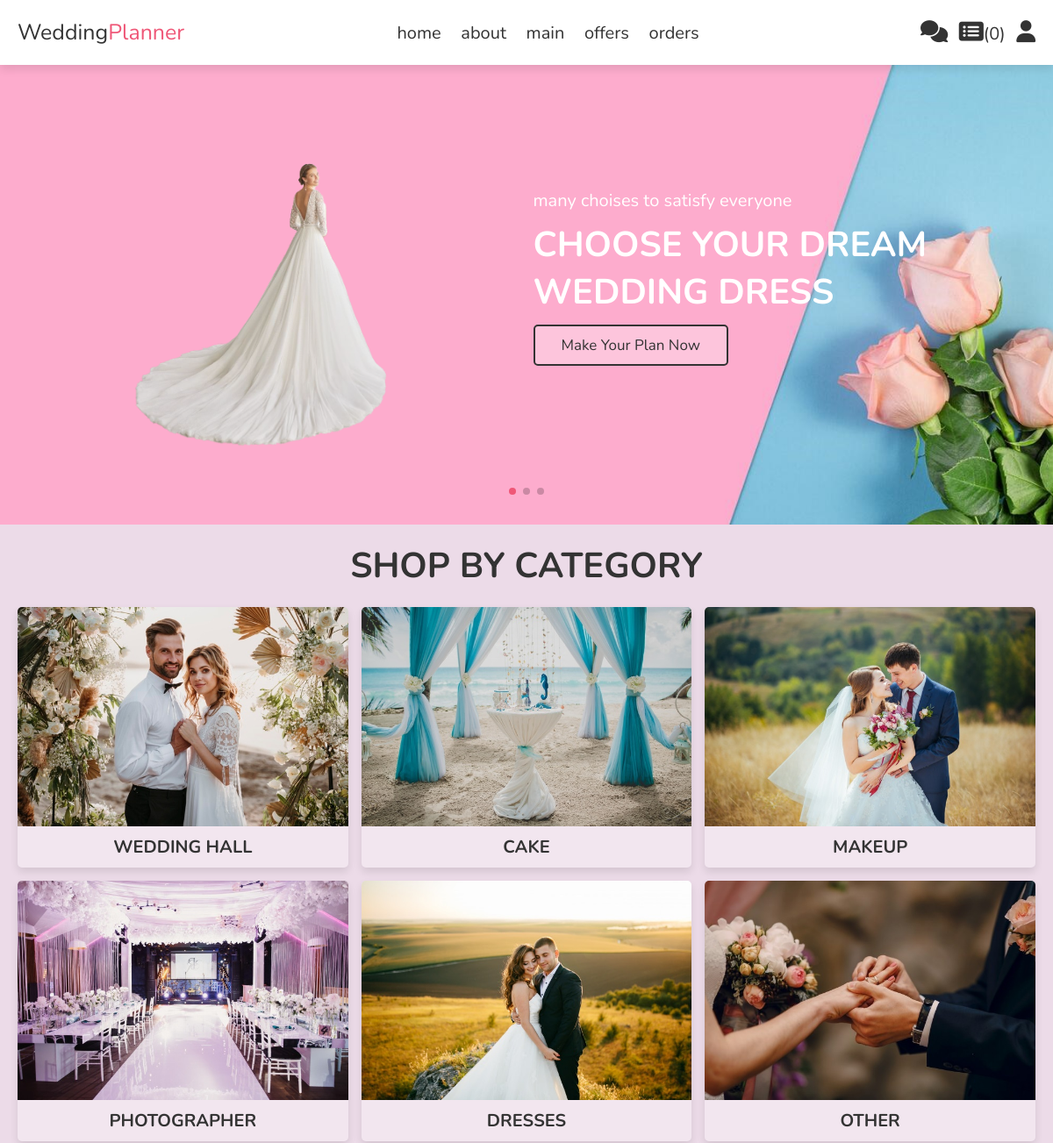
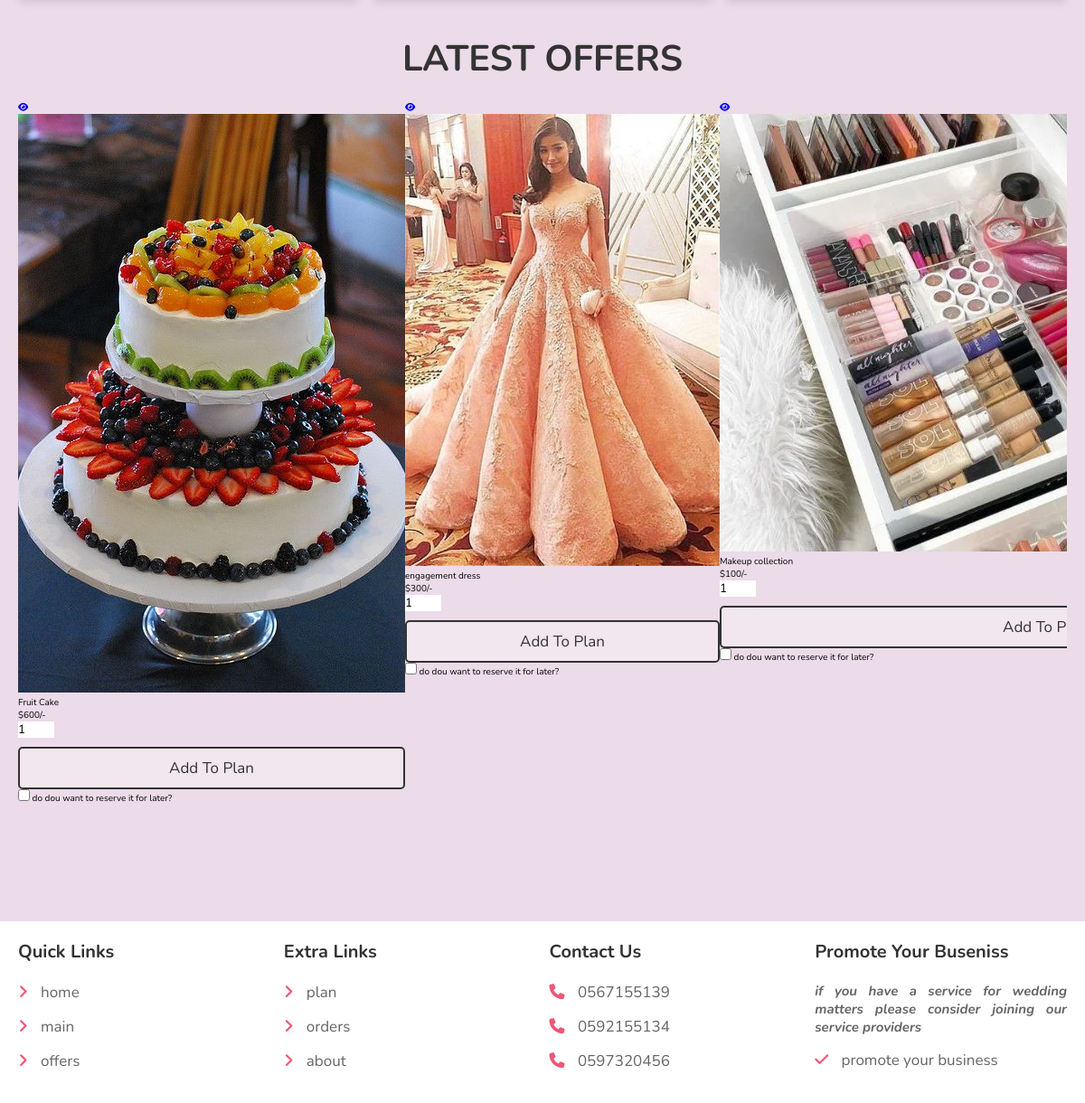
Screenshot of /main.php with the database file from the repository (2 pictures, top to bottom).
### tables this page shows
CREATE TABLE `offers` (
  `id` int(100) NOT NULL,
  `name` varchar(100) NOT NULL,
  `details` varchar(500) NOT NULL,
  `price` int(10) NOT NULL,
  `category` varchar(100) NOT NULL,
  `image_01` varchar(100) NOT NULL,
  `image_02` varchar(100) NOT NULL,
  `image_03` varchar(100) NOT NULL,
  `providers_id` int(100) NOT NULL
);

### main.php (the view, shortened to what this page needs)
<?php
include 'components/plan.php';
?>
<!DOCTYPE html>
<html lang="en">
<head>
   <link rel="stylesheet" href="https://unpkg.com/swiper@8/swiper-bundle.min.css" />
   <link rel="stylesheet" href="https://cdnjs.cloudflare.com/ajax/libs/font-awesome/6.1.1/css/all.min.css">
 <link rel="stylesheet" href="style/style2.css">
</head>
<body>
<?php include 'components/header.php'; ?>
<div class="home-bg">
<section class="home">
   <div class="swiper home-slider">
   <div class="swiper-wrapper">
      <div class="swiper-slide slide">
         <div class="image">
            <img src="images/home-img-1.png" alt="">
         </div>
         <div class="content">
            <span>many choises to satisfy everyone</span>
            <h3>choose your dream wedding dress</h3>
            <a href="our_offers.php" class="btn">make your plan now</a>
         </div>
      </div>
   </div>
      <div class="swiper-pagination"></div>
   </div>
</section>
</div>
<section class="category">
   <h1 class="heading">shop by category</h1>
   <div class="portfolio-container">
<a href="category.php?category=hall" class="box">
   <div class="image">
      <img src="images/port-img-1.jpg" alt="">
   </div>
   <h3>wedding Hall</h3>
</a>
<a href="category.php?category=cake" class="box">
   <div class="image">
      <img src="images/port-img-2.jpg" alt="">
   </div>
   <h3>Cake</h3>
</a>
<a href="category.php?category=makeup" class="box">
   <div class="image">
      <img src="images/port-img-3.jpg" alt="">
   </div>
   <h3>Makeup</h3>
</a>
<a href="category.php?category=photographer" class="box">
   <div class="image">
      <img src="images/port-img-4.jpg" alt="">
   </div>
   <h3>Photographer</h3>
</a>
<a href="category.php?category=dress" class="box">
   <div class="image">
      <img src="images/port-img-5.jpg" alt="">
   </div>
   <h3>Dresses</h3>
</a>
<a href="category.php?category=other" class="box">
   <div class="image">
      <img src="images/port-img-6.jpg" alt="">
   </div>
   <h3>Other</h3>
</a>
</div>
</section>
<section class="home-products">
   <h1 class="heading">latest offers</h1>
   <div class="swiper products-slider">
   <div class="swiper-wrapper">
   <?php
     $select_products = $conn->prepare("SELECT * FROM `offers` LIMIT 6");
     $select_products->execute();
     if($select_products->rowCount() > 0){
      $i=0;
      while($fetch_product = $select_products->fetch(PDO::FETCH_ASSOC)){
         $i+=1;
         if ($fetch_product['category']=='hall'){
   ?>
   <form action="" method="post" class="box">
      <input type="hidden" name="pid" value="<?= $fetch_product['id']; ?>">
      <input type="hidden" name="name" value="<?= $fetch_product['name']; ?>">
      <input type="hidden" name="price" value="<?= $fetch_product['price']; ?>">
      <input type="hidden" name="image" value="<?= $fetch_product['image_01']; ?>">
      <input type="hidden" name="cat" value="<?= $fetch_product['category']; ?>">
      <a href="quick_view.php?pid=<?= $fetch_product['id']; ?>" class="fas fa-eye"></a>
      <img src="uploaded_images/<?= $fetch_product['image_01']; ?>" alt="">
      <div class="flex">
      <div class="price"><?= $fetch_product['name']; ?></div>
         <div class="name" style="float:right" ><span>$</span><?= $fetch_product['price']; ?><span>/-</span></div>
      </div>
      <input type="submit" value="add to plan" class="btn" name="add_to_plan">
      <input class = "btn" type="date" id="s" name="trip-start"
       value="<?php echo date('Y-m-d'); ?>"
       min="<?php echo date('Y-m-d'); ?>" max="2030-12-31">
       <br>
       <div class="flex">
         <div class="price"><span>Start Time</span></div>
         <input type="number" name="start" class="qty" min="1" max="24" onkeypress="if(this.value.length == 2) return false;" value="1">
      </div>
      <div class="flex">
         <div class="price"><span>End Time</span></div>
         <input type="number" name="end" class="qty" min="1" max="24" onkeypress="if(this.value.length == 2) return false;" value="1">
      </div>
      </form>
   <?php
      }
      else{
         ?>
   <form action="" method="post" class="box">
      <a href="quick_view.php?pid=<?= $fetch_product['id']; ?>" class="fas fa-eye"></a>
      <img src="uploaded_images/<?= $fetch_product['image_01']; ?>" alt="">
      <div class="name"><?= $fetch_product['name']; ?></div>
      <div class="flex">
         <div class="price"><span>$</span><?= $fetch_product['price']; ?><span>/-</span></div>
         <input type="number" name="qty" class="qty" min="1" max="99" onkeypress="if(this.value.length == 2) return false;" value="1">
      </div>
      <input type="submit" value="add to plan" class="btn" name="add_to_plan">
      <input type="checkbox" id="date<?=$i?>" name="date[]" value="d">
            <label for="date">do dou want to reserve it for later?</label>
   </form>
   <?php
      }
      }
   }
   else{
      echo '<p class="empty">no offers found!</p>';
   }
   ?>
   </div>
   </div>
</section>
<?php include 'components\footer.php'; ?>
</body>
</html>

### style/style2.css (style rules this page uses)
:root { --main-color:#ef5777; --orange:#f39c12; --red:#e74c3c; --black:#333; --white:#fff; --light-color:#666; --light-bg:#eee; --border:.2rem solid var(--black); --transparent-white:rgba(255,255,255,.3); --box-shadow:0 .5rem 1rem rgba(0,0,0,.1); }
* { font-family: 'Nunito', sans-serif; margin:0; padding:0; box-sizing: border-box; outline: none; border:none; text-decoration: none; }
html { font-size: 62.5%; overflow-x: hidden; }
body { background-color: #ecdbe8; }
section { padding:2rem; max-width: 1200px; margin:0 auto; }
.heading { font-size: 4rem; color:var(--black); margin-bottom: 2rem; text-align: center; text-transform: uppercase; }
.btn, .delete-btn, .option-btn { display: block; width: 100%; margin-top: 1rem; border-radius: .5rem; padding:1rem 3rem; font-size: 1.7rem; text-transform: capitalize; cursor: pointer; text-align: center; border:var(--border); background: var(--transparent-white); color:var(--black); }
.btn { background-color: var(--transparent-white); }
.home-bg { background:url(../images/home-bg2.jpg) no-repeat; background-size: cover; background-position: center; }
.home-bg .home .slide { display: flex; align-items: center; flex-wrap: wrap; gap:1.5rem; padding-bottom: 6rem; padding-top: 2rem; user-select: none; }
.home-bg .home .slide .image { flex:1 1 40rem; }
.home-bg .home .slide .image img { height: 40rem; width: 100%; object-fit: contain; }
.home-bg .home .slide .content { flex:1 1 40rem; }
.home-bg .home .slide .content span { font-size: 2rem; color:var(--white); }
.home-bg .home .slide .content h3 { margin-top: 1rem; font-size: 4rem; color:var(--white); text-transform: uppercase; }
.home-bg .home .slide .content .btn { display: inline-block; width: auto; }
.category .portfolio-container { display: grid; grid-template-columns: repeat(auto-fit, minmax(30rem, 1fr)); gap:1.5rem; }
.category .portfolio-container .box { background: var(--transparent-white); border-radius: .5rem; overflow: hidden; box-shadow: var(--box-shadow); }
.category .portfolio-container .box .image { height: 25rem; overflow: hidden; }
.category .portfolio-container .box .image img { transition: .2s linear; height: 100%; width: 100%; object-fit: cover; }
.category .portfolio-container .box h3 { font-size: 2rem; color:var(--black); text-align: center; padding:1rem; text-transform: uppercase; }

### rows the page displays
offers: image_01 (picture), name "Fruit Cake", price "600"
offers: image_01 (picture), name "engagement dress", price "300"
offers: image_01 (picture), name "Makeup collection", price "100"

### other values shown
$total_cart_counts "0"
